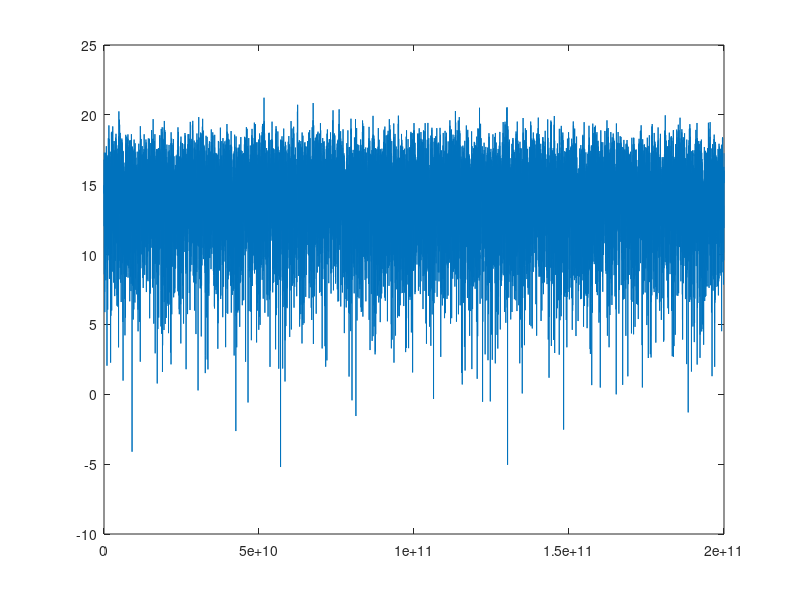

The MATLAB script that drew this image:
clear all;
close all;
clc;




D1 = -600;
D2 = -900;
distance = 5/1000;



sample_rate = 200e9;
shift_freq = 40e9;
time_step = 1/sample_rate;
%absorb_spread = 0.5e-9;
absorb_spread = 0.5e-10;


time_length = 50e-9;

time = linspace(-10e-9,time_length,fix(2*time_length*sample_rate)+1);
freq = linspace(0, sample_rate, length(time));


T0 = 20e-10;
time_delay_of_pulse = 20e-9;
chirp_mag = exp(-0.5.*(1).*((time-time_delay_of_pulse)/T0).^2);
for i = 1:(length(time)-1)/2
    if time(i) <= 0
        chirp_mag(i) = 0;
    end
end
chirp_phase = exp(-0.5.*(0.3i).*((time-time_delay_of_pulse)/T0).^3);

chirp_mag = chirp_mag.*chirp_phase;

Dw1 = exp(1i*(D1/(2*pi*299792)).*distance.*freq.*freq);
Dw2 = exp(1i*(D2/(2*pi*299792)).*distance.*freq.*freq);
Dw1_inv = log(1i*(D1/(2*pi*299792)).*freq.*freq);
Dw2_inv = log(1i*(D2/(2*pi*299792)).*freq.*freq);



chirp_ft = fft(chirp_mag);

after_D1 = chirp_ft.*Dw1;
after_D2 = chirp_ft.*Dw2;

D1_time = ifft(after_D1);
D2_time = ifft(after_D2);

D1_time_intensity = D1_time.*conj(D1_time);
D2_time_intensity = D2_time.*conj(D2_time);




for i = 1:length(time)
    phase(i) = -180 + 360*rand();
end

phase1 = phase.*pi/180;
phase2 = phase1;


error = [];
itt_cnt = 0;
itt_num = 1000;

f1_meas = sqrt(D1_time_intensity);
f2_meas = sqrt(D2_time_intensity);


% f = figure;
% p = uipanel(f,"Position",[0.1 0.1 0.8 0.8],...
%     "BackgroundColor","w");
% ax = axes(p);
% 
% myVideo = VideoWriter('myVideoFile'); %open video file
% myVideo.FrameRate = 30;  %can adjust this, 5 - 10 works well for me
% open(myVideo)
% tic
for i = 1:itt_num
    f1_cmplx = f1_meas.*exp(1i.*phase1);
    f1_ft = fft(f1_cmplx);

    tx12 = f1_ft.*Dw2./Dw1;

    tx12_time = ifft(tx12);

    t2_phase = angle(tx12_time);

    f2_cmplx = f2_meas.*exp(1i.*t2_phase);

    f2_ft = fft(f2_cmplx);

    tx21 = f2_ft.*Dw1./Dw2;

    tx21_time = ifft(tx21);

    phase1 = angle(tx21_time);


    %error = [error; max(abs(f1_cmplx - tx21_time))];
    error = [error; max(abs(f1_cmplx.*conj(f1_cmplx) - tx21_time.*conj(tx21_time)))];

%     plot(time/1e-9, ifft(fft(f1_meas.*exp(1i.*phase1)).*Dw2./Dw1).*conj(ifft(fft(f1_meas.*exp(1i.*phase1)).*Dw2./Dw1)),...
%         time/1e-9, smoothdata(ifft(fft(f1_meas.*exp(1i.*phase1)).*Dw2./Dw1).*conj(ifft(fft(f1_meas.*exp(1i.*phase1)).*Dw2./Dw1)),'sgolay'),...
%         time/1e-9,f2_meas.*conj(f2_meas))
%     legend(["GSA Phase" "Smoothed GSA Phase" "Target"])
%     u.Value = i;
%     M(i) = getframe(gcf);
%     writeVideo(myVideo, M(i));
%     ylim([0 0.5])
%     %pause(0.1);

end
%toc
% close all
% close(myVideo)
plot(freq, 10*log10(abs(fft(f1_meas.*exp(1i.*phase1)))))




% figure()
% plot(time/1e-9, f2_meas.*conj(f2_meas),"-","LineWidth",3, Color=[0 0 0.6]  )
% hold on
% plot(time/1e-9, ifft(fft(f1_meas.*exp(1i.*phase1)).*Dw2./Dw1).*conj(ifft(fft(f1_meas.*exp(1i.*phase1)).*Dw2./Dw1)), "--", "LineWidth",0.1, Color=[1 0 1])
% plot(time/1e-9, ifft(fft(f1_meas).*Dw2./Dw1).*conj(ifft(fft(f1_meas).*Dw2./Dw1)), 'r')
% legend(["Intensity measured from line 2" "Intensity from line 1 with TDGSA phase at line 2" "Intensity from line 1 without TDGSA phase at line 2"])
% xlabel("Time (ns)")
% ylabel("Tntensity (a.u.)")
% title("Intensity")
% 
% figure()
% plot(time/1e-9, f2_meas.*conj(f2_meas),"-","LineWidth",2, Color=[0 0 0.6]  )
% hold on
% plot(time/1e-9, smoothdata(ifft(fft(f1_meas.*exp(1i.*phase1)).*Dw2./Dw1).*conj(ifft(fft(f1_meas.*exp(1i.*phase1)).*Dw2./Dw1)),'sgolay'), "--", "LineWidth",2, Color=[1 0 1])
% plot(time/1e-9, ifft(fft(f1_meas).*Dw2./Dw1).*conj(ifft(fft(f1_meas).*Dw2./Dw1)), "r-.", LineWidth=2)
% legend(["Intensity measured from line 2" "Intensity from line 1 with TDGSA phase at line 2" "Intensity from line 1 without TDGSA phase at line 2"])
% xlabel("Time (ns)")
% ylabel("Tntensity (a.u.)")
% title("Intensity After Smoothing")
% 
% figure
% plot(error, LineWidth=2)
% xlabel("iteration number")
% ylabel('Max\{ABS(|F_{1}(t)|^{2} - |IFFT\{FFT\{F_{2}(t)\}D^{-1}_{2}(\omega)D_{1}(\omega)\}|^{2})\}')
% title("Error")
% 
% 
% figure()
% subplot(1,2,1)
% plot(time/1e-9, abs(chirp_mag), LineWidth=2)
% xlabel("time (ns)")
% ylabel("Intensity (a.u.)")
% title("Chirp Intensity")
% 
% subplot(1,2,2)
% plot(time/1e-9, unwrap(angle(chirp_mag)), LineWidth=2)
% xlabel("time (ns)")
% ylabel("Phase (radians)")
% title("Chirp Phase")



